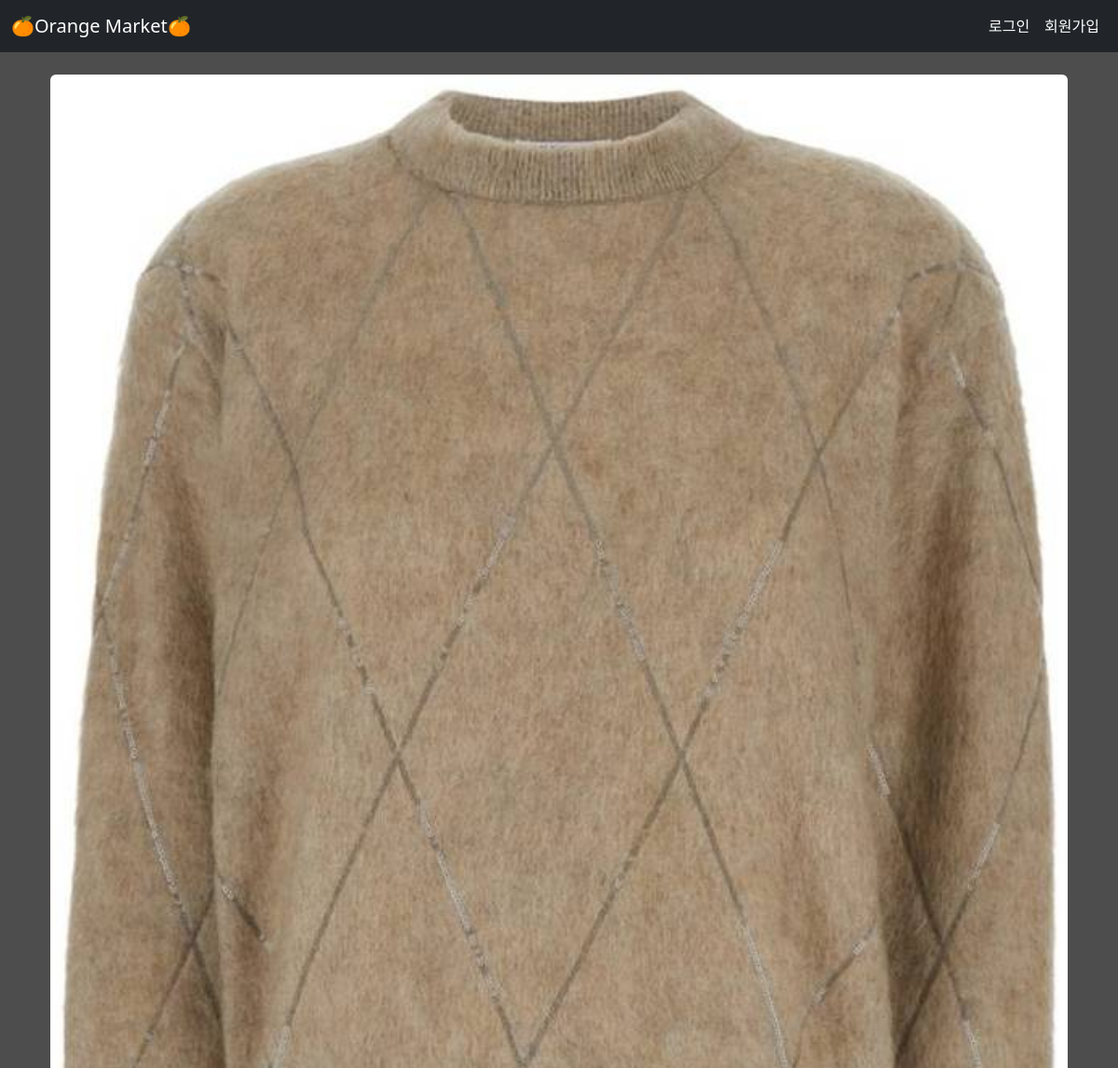
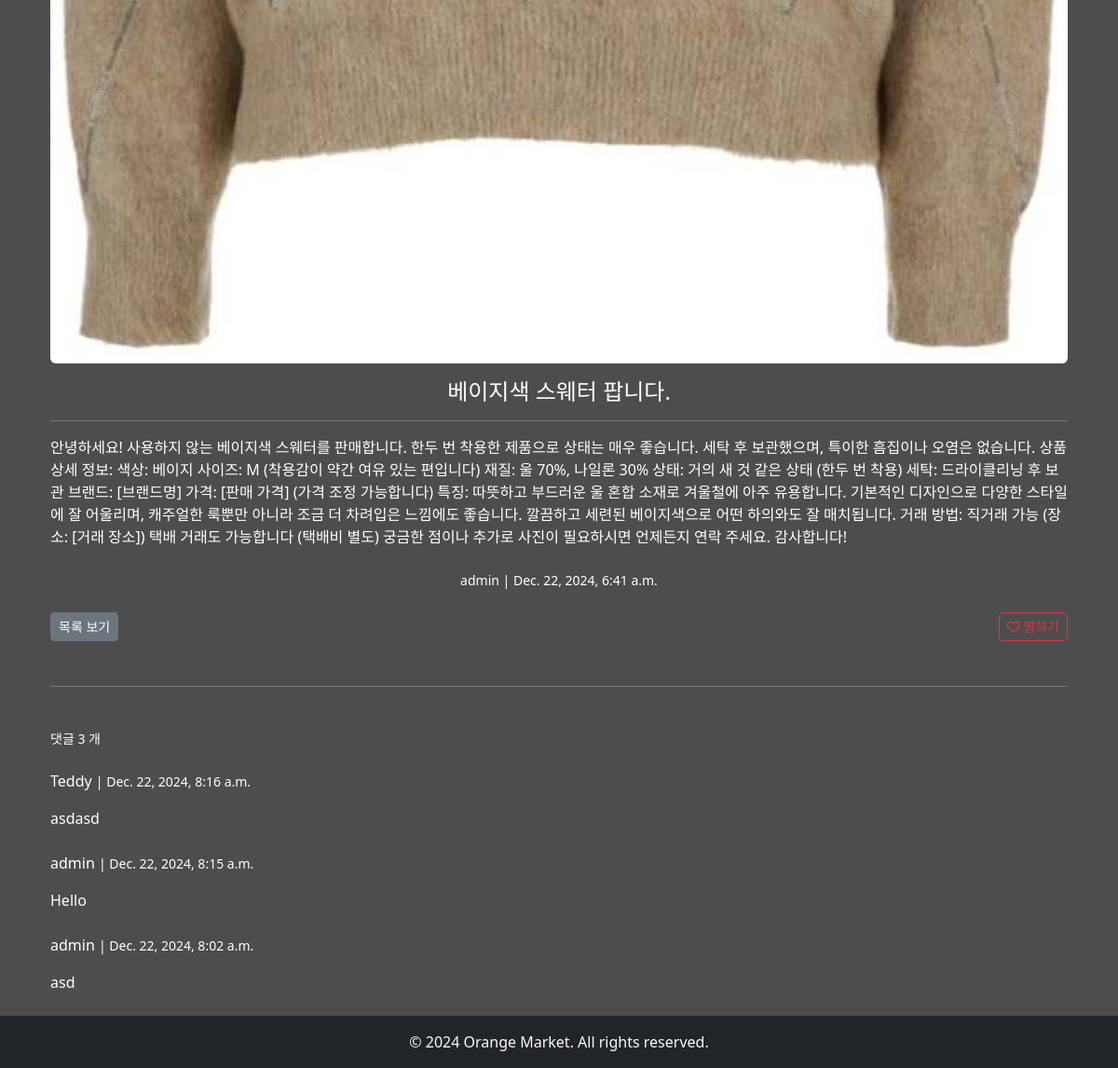
Page /articles/2/ on the committed database (2 pictures, top to bottom).
### articles/models.py (models this page shows, shortened)
class Article(models.Model):
    title = models.CharField(max_length=50)
    content = models.TextField()
    created_at = models.DateTimeField(auto_now_add=True)
    updated_at = models.DateTimeField(auto_now=True)
    image = models.ImageField(upload_to='images/', blank=True)
    author = models.ForeignKey(
        settings.AUTH_USER_MODEL,
        on_delete=models.CASCADE,
        related_name="articles"
        )
    like_users = models.ManyToManyField(
        settings.AUTH_USER_MODEL,
        related_name="like_articles"
        )

class Comment(models.Model):
    article = models.ForeignKey(Article, on_delete=models.CASCADE, related_name='comments')
    content = models.TextField(max_length=120)
    created_at = models.DateTimeField(auto_now_add=True)
    updated_at = models.DateTimeField(auto_now=True)
    author = models.ForeignKey(
        settings.AUTH_USER_MODEL,
        on_delete=models.CASCADE,
        related_name="comments_author"
        )

### accounts/models.py (models this page shows)
class User(AbstractUser):
    followings = models.ManyToManyField('self', symmetrical=False, related_name='followers')

### articles/views.py (the view)
# urls.py: path("<int:pk>/", views.article_detail, name="article_detail"),
def article_detail(request, pk):
    article = get_object_or_404(Article, pk=pk)
    comment_form = CommentForm()
    comments = article.comments.all().order_by("-id")
    total_comments = article.comments.count()
    context = {
        "article" : article,
        "comment_form" : comment_form,
        "comments" : comments,
        "total_comments" : total_comments,
        }
    return render(request, "articles/article_detail.html", context)

### articles/templates/articles/article_detail.html (shortened to what this page needs)
{% extends "base.html" %}
{% load static %}
{% block content %}
    <div class="container mt-4">
        <div class="row">
            <div class="col-md-12 d-flex justify-content-center">
                {% if article.image %}
                    <img src="{{ article.image.url }}" alt="{{ article.image }}" class="img-fluid rounded mb-3" style="width: 1500px; object-fit: cover;">
                {% else %}
                    <img src="{% static 'articles/placeholder.jpg' %}" alt="Placeholder Image" class="img-fluid rounded mb-3" style="width: 1500px; object-fit: cover;">
                {% endif %}
            </div>
        </div>
        <div class="row">
            <div class="col-md-12">
                <h3 class="text-center text-white" style="font-size: 1.5rem;">{{ article.title }}</h3>
                <hr class="border-white">
                <p class="lead text-white" style="font-size: 1rem;">{{ article.content }}</p>
                <a href="{% url 'users:profile' username=article.author.username %}" class="text-muted text-decoration-none">
                    <div class="text-white text-center mt-4">
                        <p class="small">{{ article.author.username }} | {{ article.created_at }}</p>
                    </div>
                </a>
                <div class="d-flex justify-content-between mt-4">
                    <a href="{% url 'articles:articles' %}" class="btn btn-secondary btn-sm">
                        목록 보기
                    </a>
                    <form action="{% url "articles:like" article.pk %}" method="POST" class="d-inline">
                        {% if request.user in article.like_users.all %}
                            <button class="btn btn-danger btn-sm">
                                <i class="fa-solid fa-heart"></i> 찜 삭제
                            </button>
                        {% else %}
                            <button class="btn btn-outline-danger btn-sm">
                                <i class="fa-regular fa-heart"></i> 찜하기
                            </button>
                        {% endif %}
                    </form>
                </div>
            </div>
        </div>
        <hr class="my-5 border-white">
        <h4 class="small text-white">댓글 {{ total_comments }} 개</h4>
        <div class="mt-4">
            {% for comment in comments %}
                <div class="media mb-4">
                    <div class="media-body">
                        <p class="font-weight-bold text-Orange">{{ comment.author.username }} <small class="font-weight-bold text-Orange"> | {{ comment.created_at }}</small></p>
                        <p class="text-white">{{ comment.content }}</p>
                    </div>
                </div>
            {% endfor %}
        </div>
    </div>
{% endblock content %}

### rows in the picture
Article: image (picture), title "베이지색 스웨터 팝니다.", content "안녕하세요! 사용하지 않는 베이지색 스웨터를 판매합니다. 한두 번 착용한 제품으로 상태는 매우 좋습니다. 세탁 후 보관했으며, 특이한 흠집이나 오염은 없습니다. 상품 상세 정보: 색상: 베이지 사이즈: M (착용감이 약간 여유 있는 편입니다) 재질: 울 70%, 나일론 30% 상태: 거의 새 것 같은 상태 (한두 번 착용) 세탁: 드라이클리닝 후 보관 브랜드: [브랜드명] 가격: [판매 가격] (가격 조정 가능합니다) 특징: 따뜻하고 부드러운 울 혼합 소재로 겨울철에 아주 유용합니다. 기본적인 디자인으로 다양한 스타일에 잘 어울리며, 캐주얼한 룩뿐만 아니라 조금 더 차려입은 느낌에도 좋습니다. 깔끔하고 세련된 베이지색으로 어떤 하의와도 잘 매치됩니다. 거래 방법: 직거래 가능 (장소: [거래 장소]) 택배 거래도 가능합니다 (택배비 별도) 궁금한 점이나 추가로 사진이 필요하시면 언제든지 연락 주세요. 감사합니다!", author.username "admin", created_at "Dec. 22, 2024, 6:41 a.m."
Comment: author.username "Teddy", created_at "Dec. 22, 2024, 8:16 a.m.", content "asdasd"
Comment: author.username "admin", created_at "Dec. 22, 2024, 8:15 a.m.", content "Hello"
Comment: author.username "admin", created_at "Dec. 22, 2024, 8:02 a.m.", content "asd"

### other values in the picture
{{ total_comments }} "3"
